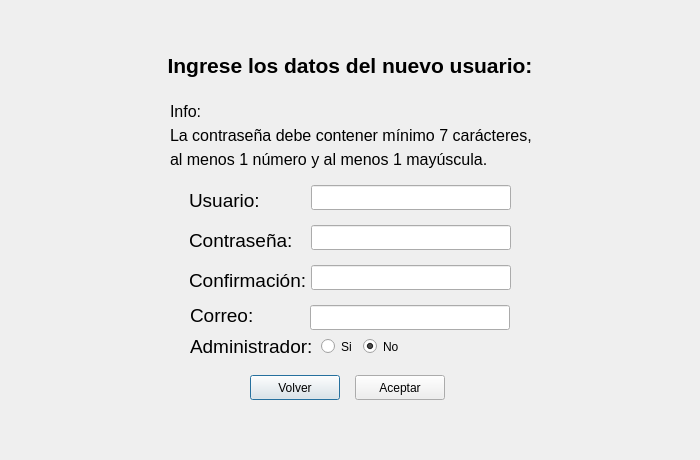
<?xml version="1.0" encoding="UTF-8"?>
<ui version="4.0">
 <class>QDialog</class>
 <widget class="QDialog" name="QDialog">
  <property name="geometry">
   <rect>
    <x>0</x>
    <y>0</y>
    <width>700</width>
    <height>460</height>
   </rect>
  </property>
  <property name="windowTitle">
   <string>Registrar usuario</string>
  </property>
  <property name="windowIcon">
   <iconset>
    <normaloff>../assets/iconoLogo.jpg</normaloff>../assets/iconoLogo.jpg</iconset>
  </property>
  <widget class="QLabel" name="labelTitulo">
   <property name="geometry">
    <rect>
     <x>160</x>
     <y>50</y>
     <width>380</width>
     <height>31</height>
    </rect>
   </property>
   <property name="text">
    <string>&lt;html&gt;&lt;head/&gt;&lt;body&gt;&lt;p align=&quot;center&quot;&gt;&lt;span style=&quot; font-size:16pt; font-weight:600;&quot;&gt;Ingrese los datos del nuevo usuario:&lt;/span&gt;&lt;/p&gt;&lt;/body&gt;&lt;/html&gt;</string>
   </property>
  </widget>
  <widget class="QLabel" name="labelUsuario">
   <property name="geometry">
    <rect>
     <x>189</x>
     <y>185</y>
     <width>120</width>
     <height>31</height>
    </rect>
   </property>
   <property name="text">
    <string>&lt;html&gt;&lt;head/&gt;&lt;body&gt;&lt;p&gt;&lt;span style=&quot; font-size:14pt;&quot;&gt;Usuario:&lt;/span&gt;&lt;/p&gt;&lt;/body&gt;&lt;/html&gt;</string>
   </property>
  </widget>
  <widget class="QLabel" name="labelUsuario_2">
   <property name="geometry">
    <rect>
     <x>189</x>
     <y>225</y>
     <width>120</width>
     <height>31</height>
    </rect>
   </property>
   <property name="text">
    <string>&lt;html&gt;&lt;head/&gt;&lt;body&gt;&lt;p&gt;&lt;span style=&quot; font-size:14pt;&quot;&gt;Contraseña:&lt;/span&gt;&lt;/p&gt;&lt;/body&gt;&lt;/html&gt;</string>
   </property>
  </widget>
  <widget class="QLabel" name="labelUsuario_3">
   <property name="geometry">
    <rect>
     <x>189</x>
     <y>265</y>
     <width>120</width>
     <height>31</height>
    </rect>
   </property>
   <property name="text">
    <string>&lt;html&gt;&lt;head/&gt;&lt;body&gt;&lt;p&gt;&lt;span style=&quot; font-size:14pt;&quot;&gt;Confirmación:&lt;/span&gt;&lt;/p&gt;&lt;/body&gt;&lt;/html&gt;</string>
   </property>
  </widget>
  <widget class="QLineEdit" name="lineEditUsuario">
   <property name="geometry">
    <rect>
     <x>311</x>
     <y>185</y>
     <width>200</width>
     <height>25</height>
    </rect>
   </property>
  </widget>
  <widget class="QLineEdit" name="lineEditContrasena">
   <property name="geometry">
    <rect>
     <x>311</x>
     <y>225</y>
     <width>200</width>
     <height>25</height>
    </rect>
   </property>
  </widget>
  <widget class="QLineEdit" name="lineEditConfirmacion">
   <property name="geometry">
    <rect>
     <x>311</x>
     <y>265</y>
     <width>200</width>
     <height>25</height>
    </rect>
   </property>
  </widget>
  <widget class="QRadioButton" name="radioButtonSi">
   <property name="geometry">
    <rect>
     <x>321</x>
     <y>335</y>
     <width>42</width>
     <height>23</height>
    </rect>
   </property>
   <property name="text">
    <string>Si</string>
   </property>
   <property name="checked">
    <bool>false</bool>
   </property>
  </widget>
  <widget class="QRadioButton" name="radioButtonNo">
   <property name="geometry">
    <rect>
     <x>363</x>
     <y>335</y>
     <width>42</width>
     <height>23</height>
    </rect>
   </property>
   <property name="text">
    <string>No</string>
   </property>
   <property name="checked">
    <bool>true</bool>
   </property>
  </widget>
  <widget class="QPushButton" name="buttonVolver">
   <property name="geometry">
    <rect>
     <x>250</x>
     <y>375</y>
     <width>90</width>
     <height>25</height>
    </rect>
   </property>
   <property name="text">
    <string>Volver</string>
   </property>
  </widget>
  <widget class="QPushButton" name="buttonAceptar">
   <property name="geometry">
    <rect>
     <x>355</x>
     <y>375</y>
     <width>90</width>
     <height>25</height>
    </rect>
   </property>
   <property name="text">
    <string>Aceptar</string>
   </property>
  </widget>
  <widget class="QLabel" name="labelAdministrador">
   <property name="geometry">
    <rect>
     <x>190</x>
     <y>335</y>
     <width>130</width>
     <height>23</height>
    </rect>
   </property>
   <property name="text">
    <string>&lt;html&gt;&lt;head/&gt;&lt;body&gt;&lt;p&gt;&lt;span style=&quot; font-size:14pt;&quot;&gt;Administrador:&lt;/span&gt;&lt;/p&gt;&lt;/body&gt;&lt;/html&gt;</string>
   </property>
  </widget>
  <widget class="QLabel" name="labelInfo">
   <property name="geometry">
    <rect>
     <x>170</x>
     <y>100</y>
     <width>371</width>
     <height>71</height>
    </rect>
   </property>
   <property name="text">
    <string>&lt;!DOCTYPE HTML PUBLIC &quot;-//W3C//DTD HTML 4.0//EN&quot; &quot;http://www.w3.org/TR/REC-html40/strict.dtd&quot;&gt;
&lt;html&gt;&lt;head&gt;&lt;meta name=&quot;qrichtext&quot; content=&quot;1&quot; /&gt;&lt;style type=&quot;text/css&quot;&gt;
p, li { white-space: pre-wrap; }
&lt;/style&gt;&lt;/head&gt;&lt;body style=&quot; font-family:'Ubuntu'; font-size:11pt; font-weight:400; font-style:normal;&quot;&gt;
&lt;p style=&quot; margin-top:5px; margin-bottom:5px; margin-left:0px; margin-right:0px; -qt-block-indent:0; text-indent:0px;&quot;&gt;&lt;span style=&quot; font-size:12pt;&quot;&gt;Info:&lt;/span&gt;&lt;/p&gt;
&lt;p style=&quot; margin-top:5px; margin-bottom:5px; margin-left:0px; margin-right:0px; -qt-block-indent:0; text-indent:0px;&quot;&gt;&lt;span style=&quot; font-size:12pt;&quot;&gt;La contraseña debe contener mínimo 7 carácteres,&lt;/span&gt;&lt;/p&gt;
&lt;p style=&quot; margin-top:5px; margin-bottom:5px; margin-left:0px; margin-right:0px; -qt-block-indent:0; text-indent:0px;&quot;&gt;&lt;span style=&quot; font-size:12pt;&quot;&gt;al menos 1 número y al menos 1 mayúscula.&lt;/span&gt;&lt;/p&gt;&lt;/body&gt;&lt;/html&gt;</string>
   </property>
   <property name="textFormat">
    <enum>Qt::AutoText</enum>
   </property>
   <property name="scaledContents">
    <bool>false</bool>
   </property>
   <property name="margin">
    <number>1</number>
   </property>
   <property name="indent">
    <number>-1</number>
   </property>
  </widget>
  <widget class="QLabel" name="labelCheck">
   <property name="geometry">
    <rect>
     <x>520</x>
     <y>265</y>
     <width>25</width>
     <height>25</height>
    </rect>
   </property>
   <property name="text">
    <string/>
   </property>
   <property name="pixmap">
    <pixmap>../assets/iconoCheck.png</pixmap>
   </property>
  </widget>
  <widget class="QLabel" name="labelX">
   <property name="geometry">
    <rect>
     <x>520</x>
     <y>265</y>
     <width>25</width>
     <height>25</height>
    </rect>
   </property>
   <property name="text">
    <string/>
   </property>
   <property name="pixmap">
    <pixmap>../assets/iconoX.png</pixmap>
   </property>
  </widget>
  <widget class="QLabel" name="labelCorreo">
   <property name="geometry">
    <rect>
     <x>190</x>
     <y>300</y>
     <width>120</width>
     <height>31</height>
    </rect>
   </property>
   <property name="text">
    <string>&lt;html&gt;&lt;head/&gt;&lt;body&gt;&lt;p&gt;&lt;span style=&quot; font-size:14pt;&quot;&gt;Correo:&lt;/span&gt;&lt;/p&gt;&lt;/body&gt;&lt;/html&gt;</string>
   </property>
  </widget>
  <widget class="QLineEdit" name="lineEditCorreo">
   <property name="geometry">
    <rect>
     <x>310</x>
     <y>305</y>
     <width>200</width>
     <height>25</height>
    </rect>
   </property>
  </widget>
 </widget>
 <resources/>
 <connections/>
</ui>
